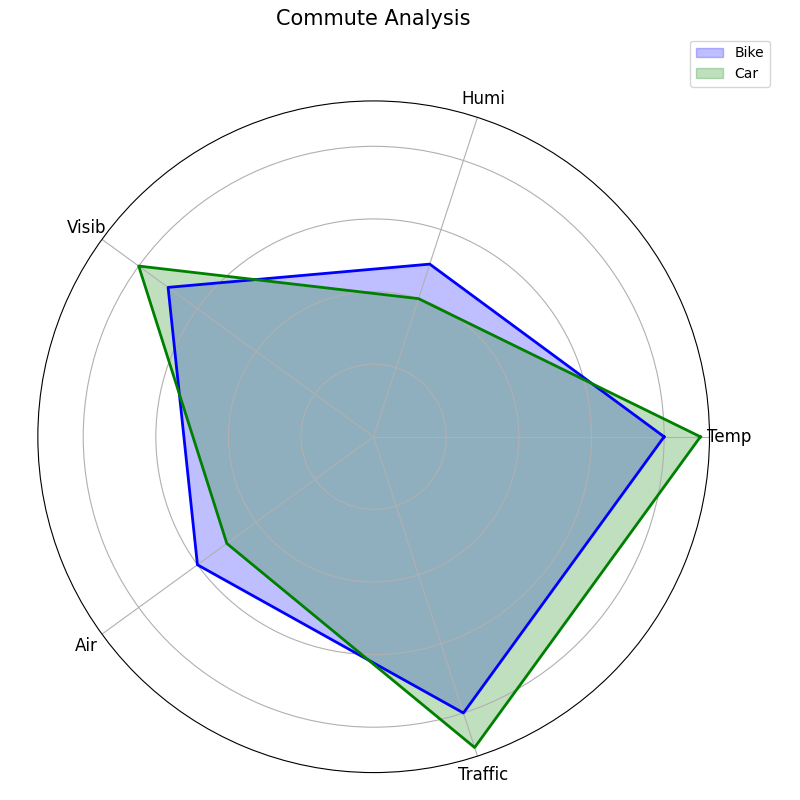

Write the Python code that produced this figure.
import numpy as np
import matplotlib.pyplot as plt

categories = ['Temp', 'Humi', 'Visib', 'Air', 'Traffic']
bike = [8, 5, 7, 6, 8]
car = [9, 4, 8, 5, 9]

num_vars = len(categories)
angles = np.linspace(0, 2 * np.pi, num_vars, endpoint=False).tolist()
bike += bike[:1]
car += car[:1]
angles += angles[:1]

fig, ax = plt.subplots(figsize=(8, 8), subplot_kw=dict(polar=True))

# Fill the area for Bike and Car datasets with different colors
ax.fill(angles, bike, color='blue', alpha=0.25, label='Bike')
ax.fill(angles, car, color='green', alpha=0.25, label='Car')

# Plot lines for each dataset
ax.plot(angles, bike, color='blue', linewidth=2)
ax.plot(angles, car, color='green', linewidth=2)

ax.set_yticklabels([])
ax.set_xticks(angles[:-1])
ax.set_xticklabels(categories, fontsize=12, ha='center')

plt.title('Commute Analysis', size=15, y=1.1)
plt.legend(loc='upper right', bbox_to_anchor=(1.1, 1.1))
plt.tight_layout()
plt.show()
